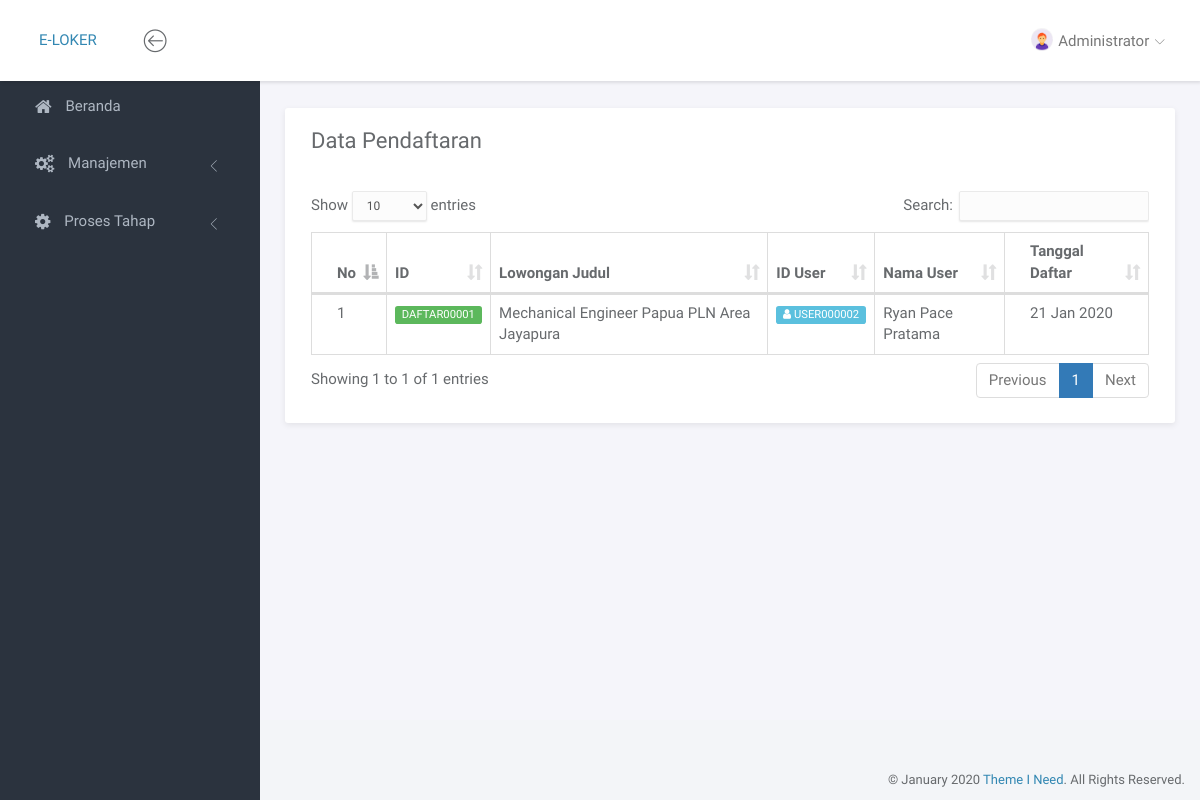
/portal/index.php?page=pendaftaran (signed in), run on an earlier commit of the app's database.
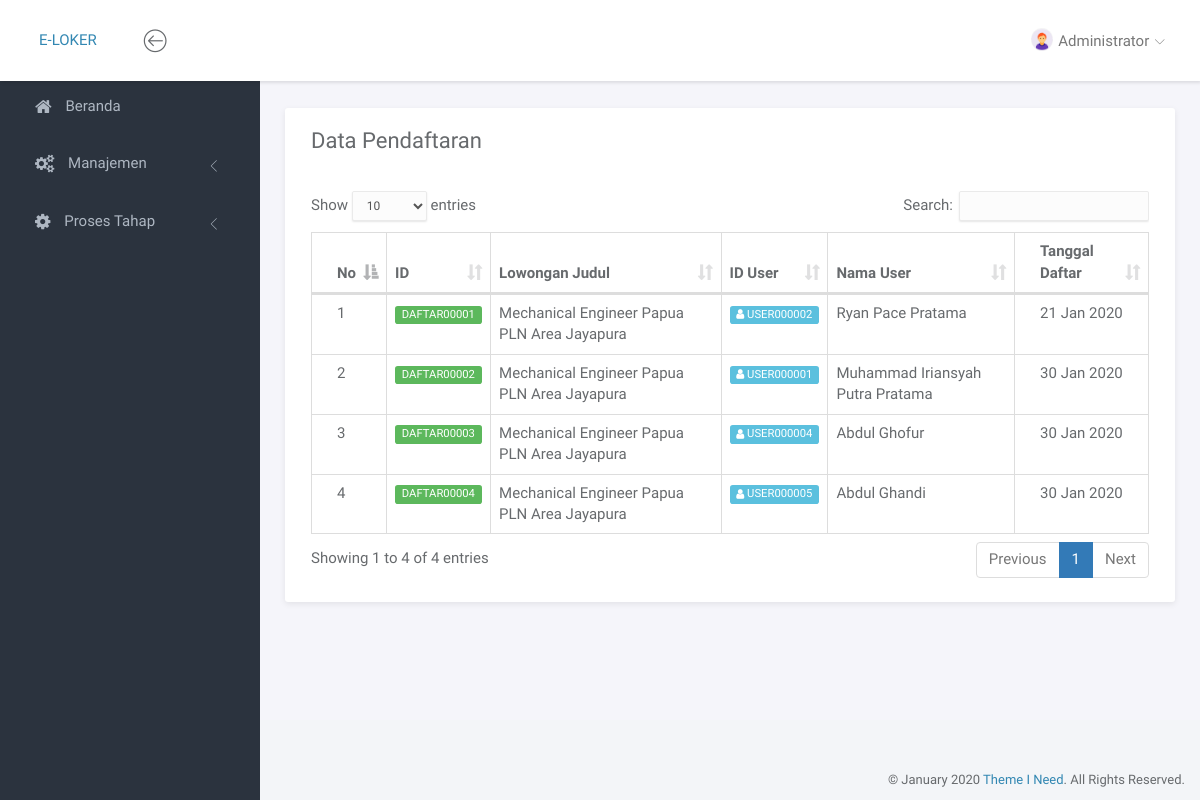
And on a later commit of the database.
### tables this page shows
CREATE TABLE `pendaftaran` (
  `id` varchar(11) NOT NULL,
  `lowongan_id` varchar(10) DEFAULT NULL,
  `user_id` varchar(11) DEFAULT NULL,
  `tgl_daftar` date DEFAULT NULL
);

CREATE TABLE `lowongan` (
  `id` varchar(10) NOT NULL,
  `provinsi_id` char(2) NOT NULL,
  `judul` text DEFAULT NULL,
  `deskripsi` text DEFAULT NULL,
  `tipe` enum('fulltime','kontrak','magang','') NOT NULL,
  `mulai_pendaftaran` date NOT NULL,
  `akhir_pendaftaran` date NOT NULL
);

CREATE TABLE `user` (
  `id` varchar(11) NOT NULL,
  `nik` varchar(16) DEFAULT NULL,
  `nama_lengkap` varchar(50) DEFAULT NULL,
  `tgl_lahir` date DEFAULT NULL,
  `alamat` text DEFAULT NULL,
  `jenis_kelamin` enum('L','P') DEFAULT NULL,
  `email` varchar(40) DEFAULT NULL,
  `no_hp` varchar(12) DEFAULT NULL,
  `password` varchar(10) DEFAULT NULL,
  `image_url` varchar(100) DEFAULT NULL,
  `login_terakhir` timestamp NULL DEFAULT NULL
);

### portal/service.php (called while the page is built, shortened)
<?php
if ($_SESSION['role'] == 2) {
    $getdatauser = mysqli_query($conn, "SELECT * FROM user WHERE email='$_SESSION[email]'");
    $auth = mysqli_fetch_array($getdatauser);
    $getdataberkas = mysqli_query($conn, "SELECT * FROM pemberkasan WHERE user_id='$auth[id]'");
    $pemberkasan = mysqli_fetch_array($getdataberkas);
} else {
    $getdatauser = mysqli_query($conn, "SELECT * FROM admin WHERE email='$_SESSION[email]'");
    $auth = mysqli_fetch_array($getdatauser);
}
?>

### portal/page/admin/pendaftaran/pendaftaran.php (the view, shortened to what this page needs)
<div class="panel panel-headline">
    <div class="panel-heading">
        <div class="row">
            <div class="col-md-12">
                <div class="pull-left">
                    <h3 class="panel-title">Data Pendaftaran</h3>
                </div>
            </div>
        </div>
    </div>
    <div class="panel-body">
        <div class="row">
            <div class="col-md-12">
                <div class="table-responsive">
                    <table class="table table-bordered example">
                        <thead>
                            <tr>
                                <th>No</th>
                                <th>ID</th>
                                <th>Lowongan Judul</th>
                                <th>ID User</th>
                                <th>Nama User</th>
                                <th>Tanggal Daftar</th>
                            </tr>
                        </thead>
                        <tbody>
                            <?php
                            $no = 1;
                            $q = mysqli_query($conn, "SELECT pendaftaran.id as id_daftar, lowongan.judul as lowongan_judul, user.nama_lengkap as nama_user, user.id as id_user, pendaftaran.tgl_daftar as tanggal_daftar FROM pendaftaran
                                                    JOIN lowongan ON pendaftaran.lowongan_id=lowongan.id
                                                    JOIN user ON pendaftaran.user_id=user.id");
                            while($data=mysqli_fetch_array($q)){ ?>
                                <tr>
                                    <td><?= $no ?></td>
                                    <td><span class="label label-success"><?= $data['id_daftar'] ?></span></td>
                                    <td><?= $data['lowongan_judul'] ?></td>
                                    <td><span class="label label-info"><i class="fa fa-user"></i> <?= $data['id_user'] ?></span></td>
                                    <td><?= $data['nama_user'] ?></td>
                                    <td><?= date('d M Y', strtotime($data['tanggal_daftar'])) ?></td>
                                </tr>
                            <?php $no++; } ?>
                        </tbody>
                    </table>
                </div>
            </div>
        </div>
    </div>
</div>

### portal/index.php (shortened to what this page needs)
<?php
	if (!empty($_SESSION['email']) && !empty($_SESSION['password']) && !empty($_SESSION['role'])){
		include "lib/koneksi.php";
?>
<!doctype html>
<html lang="en">
<head>
	<link rel="stylesheet" href="assets/vendor/bootstrap/css/bootstrap.min.css">
	<link rel="stylesheet" href="assets/vendor/font-awesome/css/font-awesome.min.css">
	<link rel="stylesheet" href="assets/vendor/linearicons/style.css">
	<link rel="stylesheet" href="assets/vendor/chartist/css/chartist-custom.css">
	<link rel="stylesheet" href="assets/css/main.css">
	<link rel="stylesheet" href="assets/css/demo.css">
	<link rel="stylesheet" href="assets/vendor/font-awesome/css/font-awesome.min.css">
	<link rel="stylesheet" href="assets/vendor/datatables.net-bs/css/dataTables.bootstrap.min.css">
</head>
<body>
	<div id="wrapper">
		<?php
			include "service.php";
			include "header.php";
			include "sidebar.php";
		?>
		<div class="main">
			<div class="main-content">
				<div class="container-fluid">
					<?php include "content.php"; ?>
				</div>
			</div>
		</div>
		<footer>
			<div class="container-fluid">
				<p class="copyright">&copy; <?= date('F Y') ?> <a href="https://www.themeineed.com" target="_blank">Theme I Need</a>. All Rights Reserved.</p>
			</div>
		</footer>
	</div>
</body>
</html>
<?php
} ?>

### portal/header.php (shortened to what this page needs)
<nav class="navbar navbar-default navbar-fixed-top">
	<div class="brand">
		<a href="?page=beranda">E-LOKER</a>
	</div>
	<div class="container-fluid">
		<div class="navbar-btn">
			<button type="button" class="btn-toggle-fullwidth"><i class="lnr lnr-arrow-left-circle"></i></button>
		</div>
		<div id="navbar-menu">
			<ul class="nav navbar-nav navbar-right">
				<li class="dropdown">
					<a href="#" class="dropdown-toggle" data-toggle="dropdown"><img src="<?= $_SESSION['role'] == 2 ? $auth['image_url'] !== null ? 'file/gambar/'.$auth['image_url'] : 'assets/img/admin.png' : 'assets/img/admin.png' ?>" class="img-circle" alt="Avatar"> <span><?= isset($auth['nama_lengkap']) ? $auth['nama_lengkap'] : $auth['email']  ?></span> <i class="icon-submenu lnr lnr-chevron-down"></i></a>
				</li>
			</ul>
		</div>
	</div>
</nav>

### portal/sidebar.php (shortened to what this page needs)
<div id="sidebar-nav" class="sidebar">
	<div class="sidebar-scroll">
        <nav>
            <ul class="nav">
                <li><a href="?page=beranda" class=""><i class="fa fa-home"></i> <span>Beranda</span></a></li>
                <?php if ($_SESSION['role'] == 1) { ?>
                <li>
                    <a href="#subPages" data-toggle="collapse" class="collapsed"><i class="fa fa-cogs"></i> <span>Manajemen</span> <i class="icon-submenu lnr lnr-chevron-left"></i></a>
                </li>
                <li>
                    <a href="#subPages2" data-toggle="collapse" class="collapsed"><i class="fa fa-cog"></i> <span>Proses Tahap</span> <i class="icon-submenu lnr lnr-chevron-left"></i></a>
                </li>
                <?php } ?>
            </ul>
        </nav>
    </div>
</div>

### portal/content.php (shortened to what this page needs)
<?php
switch($_SESSION['role']){
    case 1:
        if (isset($_GET['page'])) $page=$_GET['page'];
        else $page="admin/beranda";
        if ($page == "beranda")                 include("page/admin/beranda.php");
        elseif ($page == "logout")              include("page/logout.php");
        elseif ($page == 'profil')              include("page/admin/profil/profil.php");
        elseif ($page == 'loker')               include("page/admin/loker/loker.php");
        elseif ($page == 'lokeradd')            include("page/admin/loker/lokeradd.php");
        elseif ($page == 'lokeraddpro')         include("page/admin/loker/lokeraddpro.php");
        elseif ($page == 'lokeredit')           include("page/admin/loker/lokeredit.php");
        elseif ($page == 'lokereditpro')        include("page/admin/loker/lokereditpro.php");
        elseif ($page == 'lokerdelete')         include("page/admin/loker/lokerdelete.php");
        elseif ($page == 'pendaftaran')         include("page/admin/pendaftaran/pendaftaran.php");
        elseif ($page == 'pemberkasan')         include("page/admin/pemberkasan/pemberkasan.php");
        elseif ($page == 'psikotest')           include("page/admin/psikotest/psikotest.php");
        elseif ($page == 'psikotestedit')       include("page/admin/psikotest/psikotestedit.php");
        elseif ($page == 'psikotesteditpro')    include("page/admin/psikotest/psikotesteditpro.php");
        elseif ($page == 'psikotestdelete')     include("page/admin/psikotest/psikotestdelete.php");
        elseif ($page == 'wawancara')           include("page/admin/wawancara/wawancara.php");
        elseif ($page == 'wawancaraedit')       include("page/admin/wawancara/wawancaraedit.php");
        elseif ($page == 'wawancaraeditpro')    include("page/admin/wawancara/wawancaraeditpro.php");
        elseif ($page == 'wawancaradelete')     include("page/admin/wawancara/wawancaradelete.php");
        elseif ($page == 'kesehatan')           include("page/admin/kesehatan/kesehatan.php");
        elseif ($page == 'kesehatanedit')       include("page/admin/kesehatan/kesehatanedit.php");
        elseif ($page == 'kesehataneditpro')    include("page/admin/kesehatan/kesehataneditpro.php");
        elseif ($page == 'kesehatandelete')     include("page/admin/kesehatan/kesehatandelete.php");
        elseif ($page == 'user')                include("page/admin/user/user.php");
        elseif ($page == 'userdetail')          include("page/admin/user/userdetail.php");
        else include("page/404.php");
    break;
}
?>

What changed in the data, as far as the page shows it:
added pendaftaran: id "DAFTAR00002", lowongan.judul "Mechanical Engineer Papua PLN Area Jayapura", user "USER000001", user.nama_lengkap "Muhammad Iriansyah Putra Pratama", tgl_daftar "30 Jan 2020"
added pendaftaran: id "DAFTAR00003", lowongan.judul "Mechanical Engineer Papua PLN Area Jayapura", user "USER000004", user.nama_lengkap "Abdul Ghofur", tgl_daftar "30 Jan 2020"
added pendaftaran: id "DAFTAR00004", lowongan.judul "Mechanical Engineer Papua PLN Area Jayapura", user "USER000005", user.nama_lengkap "Abdul Ghandi", tgl_daftar "30 Jan 2020"
Also different on the page:
text written by a page script: "Show entries Search: Showing 1 to 1 of 1 entries Previous 1 Next" → "Show entries Search: Showing 1 to 4 of 4 entries Previous 1 Next"
